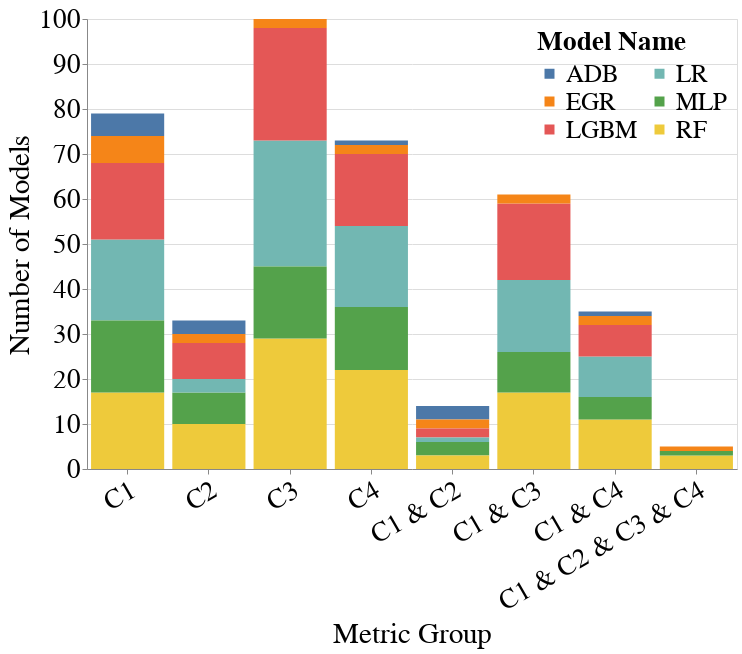

Notebook code for this chart:
### Markdown cell above
### Student Performance

### Code cell
# Metrics for constraints: [C1, C2, C3, C4]
metrics = ['Accuracy', 'Equalized_Odds_FPR', 'Label_Stability', 'Label_Stability_Ratio']
metrics_value_range_dct = {
    metrics[0]: [0.91, 1.0], # C1
    metrics[1]: [-0.04, 0.04], # C2
    metrics[2]: [0.9, 1.0], # C3
    metrics[3]: [0.98, 1.02], # C4
    f'{metrics[0]}&{metrics[1]}': None, # C1 + C2
    f'{metrics[0]}&{metrics[2]}': None, # C1 + C3
    f'{metrics[0]}&{metrics[3]}': None, # C1 + C4
    f'{metrics[0]}&{metrics[1]}&{metrics[2]}&{metrics[3]}': None, # C1 + C2 + C3 + C4
}
create_bar_chart_for_model_selection(all_subgroup_metrics_df,
                                     all_group_metrics_df,
                                     metrics_value_range_dct,
                                     dataset_name='Student_Performance_Por',
                                     group='sex',
                                     vals_to_replace=vals_to_replace)

### Figure 1 — Vega-Lite specification as saved in the notebook (floating-point values rounded to 4 significant figures)
{"config": {"view": {"continuousWidth": 400, "continuousHeight": 300}, "axis": {"labelFontSize": 27, "labelFontWeight": "normal", "labelLimit": 300, "tickMinStep": 1, "titleFontSize": 29, "titleFontWeight": "normal"}, "legend": {"columns": 2, "labelFontSize": 25, "labelLimit": 300, "legendX": 450, "legendY": 10, "orient": "none", "symbolStrokeWidth": 4, "titleFontSize": 27, "titleLimit": 220}, "title": {"fontSize": 27}}, "data": {"name": "data-6c8fa09a142b4ca76c72431043ed3729"}, "mark": "bar", "encoding": {"color": {"field": "Model_Name", "legend": {"title": "Model Name"}, "type": "nominal"}, "x": {"axis": {"labelAngle": -30}, "field": "Title", "sort": {"order": "ascending"}, "title": "Metric Group", "type": "nominal"}, "y": {"field": "Number_of_Models", "title": "Number of Models", "type": "quantitative"}}, "height": 450, "width": 650, "$schema": "https://vega.github.io/schema/vega-lite/v4.17.0.json", "datasets": {"data-6c8fa09a142b4ca76c72431043ed3729": [{"Model_Name": "LR", "Number_of_Models": 18, "Metric_Group": "Accuracy", "Alias": "C1", "Title": "C1"}, {"Model_Name": "LGBM", "Number_of_Models": 17, "Metric_Group": "Accuracy", "Alias": "C1", "Title": "C1"}, {"Model_Name": "RF", "Number_of_Models": 17, "Metric_Group": "Accuracy", "Alias": "C1", "Title": "C1"}, {"Model_Name": "MLP", "Number_of_Models": 16, "Metric_Group": "Accuracy", "Alias": "C1", "Title": "C1"}, {"Model_Name": "EGR", "Number_of_Models": 6, "Metric_Group": "Accuracy", "Alias": "C1", "Title": "C1"}, {"Model_Name": "ADB", "Number_of_Models": 5, "Metric_Group": "Accuracy", "Alias": "C1", "Title": "C1"}, {"Model_Name": "RF", "Number_of_Models": 10, "Metric_Group": "Equalized_Odds_FPR", "Alias": "C2", "Title": "C2"}, {"Model_Name": "LGBM", "Number_of_Models": 8, "Metric_Group": "Equalized_Odds_FPR", "Alias": "C2", "Title": "C2"}, {"Model_Name": "MLP", "Number_of_Models": 7, "Metric_Group": "Equalized_Odds_FPR", "Alias": "C2", "Title": "C2"}, {"Model_Name": "ADB", "Number_of_Models": 3, "Metric_Group": "Equalized_Odds_FPR", "Alias": "C2", "Title": "C2"}, {"Model_Name": "LR", "Number_of_Models": 3, "Metric_Group": "Equalized_Odds_FPR", "Alias": "C2", "Title": "C2"}, {"Model_Name": "EGR", "Number_of_Models": 2, "Metric_Group": "Equalized_Odds_FPR", "Alias": "C2", "Title": "C2"}, {"Model_Name": "RF", "Number_of_Models": 29, "Metric_Group": "Label_Stability", "Alias": "C3", "Title": "C3"}, {"Model_Name": "LR", "Number_of_Models": 28, "Metric_Group": "Label_Stability", "Alias": "C3", "Title": "C3"}, {"Model_Name": "LGBM", "Number_of_Models": 25, "Metric_Group": "Label_Stability", "Alias": "C3", "Title": "C3"}, {"Model_Name": "MLP", "Number_of_Models": 16, "Metric_Group": "Label_Stability", "Alias": "C3", "Title": "C3"}, {"Model_Name": "EGR", "Number_of_Models": 2, "Metric_Group": "Label_Stability", "Alias": "C3", "Title": "C3"}, {"Model_Name": "RF", "Number_of_Models": 22, "Metric_Group": "Label_Stability_Ratio", "Alias": "C4", "Title": "C4"}, {"Model_Name": "LR", "Number_of_Models": 18, "Metric_Group": "Label_Stability_Ratio", "Alias": "C4", "Title": "C4"}, {"Model_Name": "LGBM", "Number_of_Models": 16, "Metric_Group": "Label_Stability_Ratio", "Alias": "C4", "Title": "C4"}, {"Model_Name": "MLP", "Number_of_Models": 14, "Metric_Group": "Label_Stability_Ratio", "Alias": "C4", "Title": "C4"}, {"Model_Name": "EGR", "Number_of_Models": 2, "Metric_Group": "Label_Stability_Ratio", "Alias": "C4", "Title": "C4"}, {"Model_Name": "ADB", "Number_of_Models": 1, "Metric_Group": "Label_Stability_Ratio", "Alias": "C4", "Title": "C4"}, {"Model_Name": "ADB", "Number_of_Models": 3, "Metric_Group": "Accuracy&Equalized_Odds_FPR", "Alias": "C1 & C2", "Title": "C1 & C2"}, {"Model_Name": "MLP", "Number_of_Models": 3, "Metric_Group": "Accuracy&Equalized_Odds_FPR", "Alias": "C1 & C2", "Title": "C1 & C2"}, {"Model_Name": "RF", "Number_of_Models": 3, "Metric_Group": "Accuracy&Equalized_Odds_FPR", "Alias": "C1 & C2", "Title": "C1 & C2"}, {"Model_Name": "EGR", "Number_of_Models": 2, "Metric_Group": "Accuracy&Equalized_Odds_FPR", "Alias": "C1 & C2", "Title": "C1 & C2"}, {"Model_Name": "LGBM", "Number_of_Models": 2, "Metric_Group": "Accuracy&Equalized_Odds_FPR", "Alias": "C1 & C2", "Title": "C1 & C2"}, {"Model_Name": "LR", "Number_of_Models": 1, "Metric_Group": "Accuracy&Equalized_Odds_FPR", "Alias": "C1 & C2", "Title": "C1 & C2"}, {"Model_Name": "LGBM", "Number_of_Models": 17, "Metric_Group": "Accuracy&Label_Stability", "Alias": "C1 & C3", "Title": "C1 & C3"}, {"Model_Name": "RF", "Number_of_Models": 17, "Metric_Group": "Accuracy&Label_Stability", "Alias": "C1 & C3", "Title": "C1 & C3"}, {"Model_Name": "LR", "Number_of_Models": 16, "Metric_Group": "Accuracy&Label_Stability", "Alias": "C1 & C3", "Title": "C1 & C3"}, {"Model_Name": "MLP", "Number_of_Models": 9, "Metric_Group": "Accuracy&Label_Stability", "Alias": "C1 & C3", "Title": "C1 & C3"}, {"Model_Name": "EGR", "Number_of_Models": 2, "Metric_Group": "Accuracy&Label_Stability", "Alias": "C1 & C3", "Title": "C1 & C3"}, {"Model_Name": "RF", "Number_of_Models": 11, "Metric_Group": "Accuracy&Label_Stability_Ratio", "Alias": "C1 & C4", "Title": "C1 & C4"}, {"Model_Name": "LR", "Number_of_Models": 9, "Metric_Group": "Accuracy&Label_Stability_Ratio", "Alias": "C1 & C4", "Title": "C1 & C4"}, {"Model_Name": "LGBM", "Number_of_Models": 7, "Metric_Group": "Accuracy&Label_Stability_Ratio", "Alias": "C1 & C4", "Title": "C1 & C4"}, {"Model_Name": "MLP", "Number_of_Models": 5, "Metric_Group": "Accuracy&Label_Stability_Ratio", "Alias": "C1 & C4", "Title": "C1 & C4"}, {"Model_Name": "EGR", "Number_of_Models": 2, "Metric_Group": "Accuracy&Label_Stability_Ratio", "Alias": "C1 & C4", "Title": "C1 & C4"}, {"Model_Name": "ADB", "Number_of_Models": 1, "Metric_Group": "Accuracy&Label_Stability_Ratio", "Alias": "C1 & C4", "Title": "C1 & C4"}, {"Model_Name": "RF", "Number_of_Models": 3, "Metric_Group": "Accuracy&Equalized_Odds_FPR&Label_Stability&Label_Stability_Ratio", "Alias": "C1 & C2 & C3 & C4", "Title": "C1 & C2 & C3 & C4"}, {"Model_Name": "EGR", "Number_of_Models": 1, "Metric_Group": "Accuracy&Equalized_Odds_FPR&Label_Stability&Label_Stability_Ratio", "Alias": "C1 & C2 & C3 & C4", "Title": "C1 & C2 & C3 & C4"}, {"Model_Name": "MLP", "Number_of_Models": 1, "Metric_Group": "Accuracy&Equalized_Odds_FPR&Label_Stability&Label_Stability_Ratio", "Alias": "C1 & C2 & C3 & C4", "Title": "C1 & C2 & C3 & C4"}]}}
